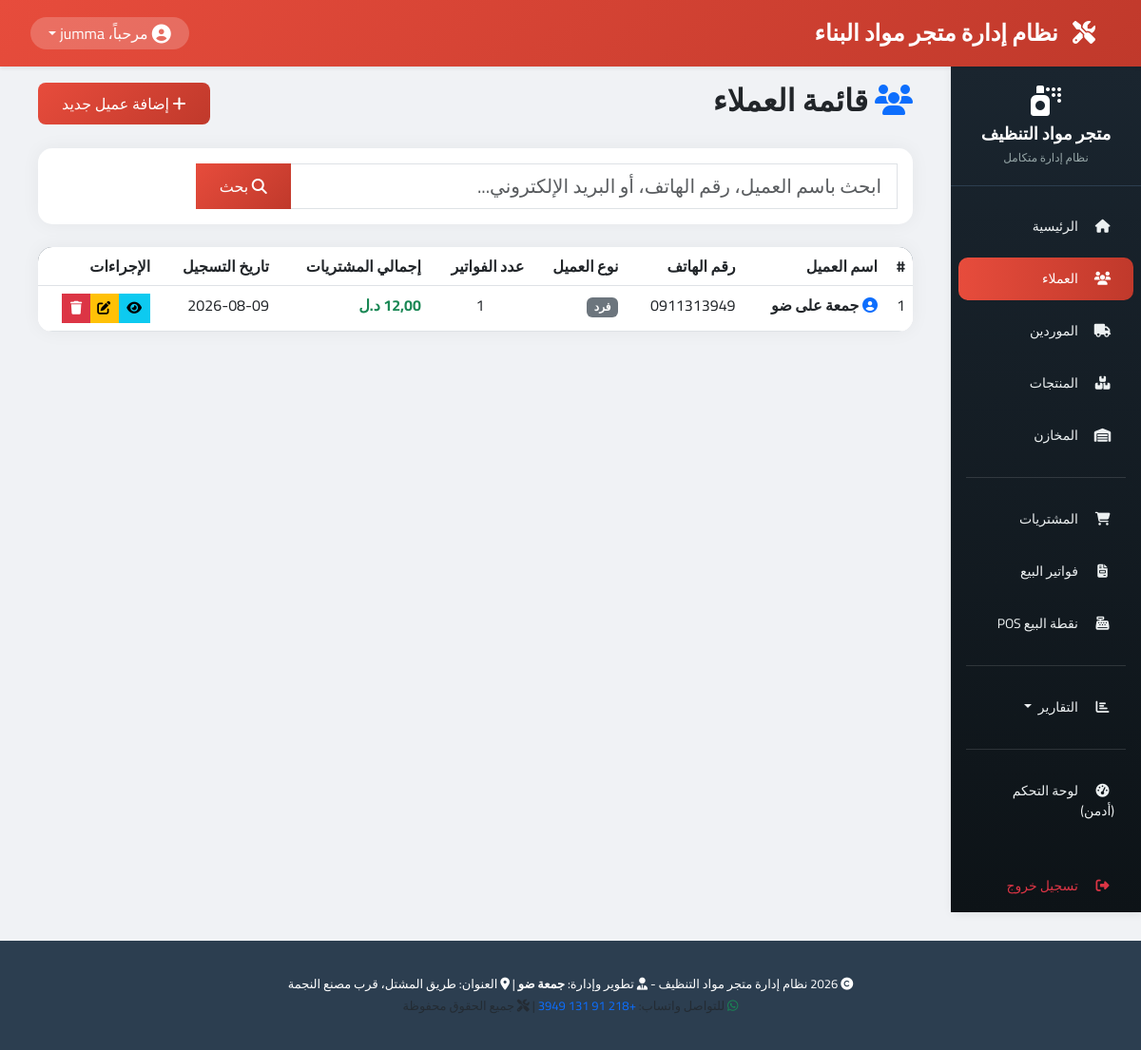
The page /customers/ (signed in) on the database its author committed.
### customers/models.py (models this page shows, shortened)
class Customer(models.Model):
    name = models.CharField(max_length=200, verbose_name="اسم العميل")
    phone = models.CharField(max_length=20, unique=True, verbose_name="رقم الهاتف")
    email = models.EmailField(blank=True, null=True, verbose_name="البريد الإلكتروني")
    address = models.CharField(max_length=300, blank=True, null=True, verbose_name="العنوان")
    CUSTOMER_TYPES = [
        ('individual', 'فرد'),
        ('company', 'شركة مقاولات'),
        ('store', 'متجر'),
    ]
    customer_type = models.CharField(max_length=20, choices=CUSTOMER_TYPES, default='individual', verbose_name="نوع العميل")
    total_purchases = models.DecimalField(
        max_digits=10, decimal_places=2, default=0,
        verbose_name="إجمالي المشتريات"
    )
    total_invoices = models.IntegerField(default=0, verbose_name="عدد الفواتير")
    created_at = models.DateTimeField(auto_now_add=True, verbose_name="تاريخ التسجيل")
    updated_at = models.DateTimeField(auto_now=True, verbose_name="آخر تحديث")
    class Meta:
        verbose_name = "عميل"
        verbose_name_plural = "العملاء"
        ordering = ['name']

### customers/views.py (the view)
# urls.py: path('', views.CustomerListView.as_view(), name='customer_list'),
class CustomerListView(LoginRequiredMixin, ListView):
    model = Customer
    template_name = 'customers/customer_list.html'
    context_object_name = 'customers'
    paginate_by = 10
    def get_queryset(self):
        try:
            queryset = super().get_queryset()
            search = self.request.GET.get('search', '').strip()
            if search:
                queryset = queryset.filter(
                    Q(name__icontains=search) |
                    Q(phone__icontains=search) |
                    Q(email__icontains=search)
                )
            return queryset
        except Exception as e:
            messages.error(self.request, "حدث خطأ أثناء البحث، يرجى المحاولة مرة أخرى.")
            return Customer.objects.none()
    def get_context_data(self, **kwargs):
        context = super().get_context_data(**kwargs)
        context['search'] = self.request.GET.get('search', '')
        return context

### customers/templates/customers/customer_list.html (shortened to what this page needs)
{% extends 'base.html' %}
{% load static %}
{% block content %}
<div class="container-fluid">
    <div class="row">
        <div class="col-12">
            <div class="d-flex justify-content-between align-items-center mb-4">
                <h2>
                    <i class="fas fa-users text-primary"></i>
                    قائمة العملاء
                </h2>
                <a href="{% url 'customers:customer_add' %}" class="btn btn-primary-custom">
                    <i class="fas fa-plus"></i>
                    إضافة عميل جديد
                </a>
            </div>
            <div class="card card-custom mb-4">
                <div class="card-body">
                    <form method="GET" class="row g-3">
                        <div class="col-md-10">
                            <div class="input-group">
                                <input type="text"
                                       name="search"
                                       class="form-control form-control-lg"
                                       placeholder="ابحث باسم العميل، رقم الهاتف، أو البريد الإلكتروني..."
                                       value="{{ search }}">
                                <button class="btn btn-primary-custom" type="submit">
                                    <i class="fas fa-search"></i> بحث
                                </button>
                            </div>
                        </div>
                        <div class="col-md-2">
                        </div>
                    </form>
                </div>
            </div>
            <div class="card card-custom">
                <div class="card-body p-0">
                    <div class="table-responsive">
                        <table class="table table-custom table-hover mb-0">
                            <thead>
                                <tr>
                                    <th>#</th>
                                    <th>اسم العميل</th>
                                    <th>رقم الهاتف</th>
                                    <th>نوع العميل</th>
                                    <th>عدد الفواتير</th>
                                    <th>إجمالي المشتريات</th>
                                    <th>تاريخ التسجيل</th>
                                    <th>الإجراءات</th>
                                </tr>
                            </thead>
                            <tbody>
                                {% if customers %}
                                    {% for customer in customers %}
                                    <tr>
                                        <td>{{ forloop.counter }}</td>
                                        <td class="fw-bold">
                                            <i class="fas fa-user-circle text-primary"></i>
                                            {{ customer.name }}
                                        </td>
                                        <td>{{ customer.phone }}</td>
                                        <td>
                                            {% if customer.customer_type == 'individual' %}
                                                <span class="badge bg-secondary">فرد</span>
                                            {% elif customer.customer_type == 'company' %}
                                                <span class="badge bg-primary">شركة مقاولات</span>
                                            {% else %}
                                                <span class="badge bg-info">متجر</span>
                                            {% endif %}
                                        </td>
                                        <td class="text-center">{{ customer.invoices.count }}</td>
                                        <td class="text-success fw-bold">{{ customer.total_purchases|floatformat:2 }} د.ل</td>
                                        <td>{{ customer.created_at|date:"Y-m-d" }}</td>
                                        <td>
                                            <div class="btn-group" role="group">
                                                <a href="{% url 'customers:customer_detail' customer.pk %}"
                                                   class="btn btn-sm btn-info" title="عرض">
                                                    <i class="fas fa-eye"></i>
                                                </a>
                                                <a href="{% url 'customers:customer_edit' customer.pk %}"
                                                   class="btn btn-sm btn-warning" title="تعديل">
                                                    <i class="fas fa-edit"></i>
                                                </a>
                                                <a href="{% url 'customers:customer_delete' customer.pk %}"
                                                   class="btn btn-sm btn-danger" title="حذف">
                                                    <i class="fas fa-trash"></i>
                                                </a>
                                            </div>
                                        </td>
                                    </tr>
                                    {% endfor %}
                                {% endif %}
                            </tbody>
                        </table>
                    </div>
                </div>
            </div>
        </div>
    </div>
</div>
{% endblock %}

### templates/includes/navbar.html (shortened to what this page needs)
{% load static %}
<nav class="navbar navbar-expand-lg navbar-top shadow-sm">
    <div class="container-fluid">
        <a class="navbar-brand fw-bold" href="{% url 'home' %}">
            <i class="fas fa-tools"></i> نظام إدارة متجر مواد البناء
        </a>
        <div class="d-flex align-items-center">
            <div class="dropdown">
                <a href="#" class="dropdown-toggle text-decoration-none user-dropdown d-flex align-items-center" data-bs-toggle="dropdown" aria-expanded="false">
                    <i class="fas fa-user-circle fa-lg me-1"></i>
                    <span class="d-none d-md-inline">مرحباً، {{ request.user.first_name|default:request.user.username }}</span>
                </a>
            </div>
        </div>
    </div>
</nav>

### static/css/style.css (style rules this page uses)
* { margin: 0; padding: 0; box-sizing: border-box; }
body { background-color: #f0f2f5; font-family: 'Cairo', 'Tahoma', 'Segoe UI', system-ui; }
.navbar-top { background: linear-gradient(135deg, #e74c3c 0%, #c0392b 100%); box-shadow: 0 2px 10px rgba(0,0,0,0.1); padding: 12px 20px; }
.navbar-top .navbar-brand { color: white; font-weight: bold; font-size: 1.5rem; }
.navbar-top .navbar-brand i { margin-left: 10px; }
.user-dropdown { background: rgba(255,255,255,0.2); border-radius: 30px; padding: 5px 15px; color: white; }
.card-custom { background: white; border-radius: 15px; border: none; box-shadow: 0 0 20px rgba(0,0,0,0.05); transition: transform 0.3s ease, box-shadow 0.3s ease; }
.btn-primary-custom { background: linear-gradient(135deg, #e74c3c 0%, #c0392b 100%); border: none; color: white; padding: 10px 25px; border-radius: 8px; transition: all 0.3s ease; }
.table-custom { background: white; border-radius: 15px; overflow: hidden; }
.table-custom thead { background: linear-gradient(135deg, #2c3e50 0%, #34495e 100%); color: white; }

### templates/base.html (style rules this page uses)
body, h1, h2, h3, h4, h5, h6, .btn, .nav-link, .form-control, .table, td, th { font-family: 'Cairo', sans-serif !important; }
body { font-weight: 400; }
h1, h2, h3, h4, h5, h6 { font-weight: 700 !important; }

### rows shown on the page
Customer: name "جمعة على ضو", phone "0911313949", customer_type "فرد", invoices.count "1", total_purchases "12,00", created_at "2026-08-09"

### other values the page prints
{{ request.user.first_name|default:request.user.username }} "jumma"
